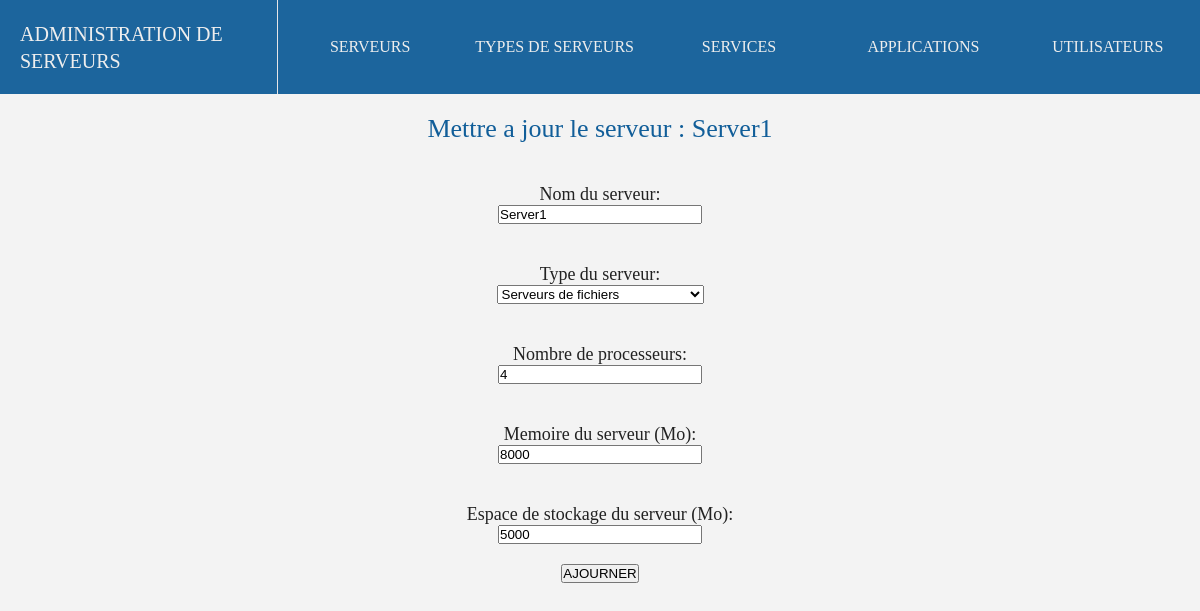
The page /update/serveur/7/ on the database its author committed.
### adminserver/models.py (models this page shows, shortened)
class serveurs(models.Model):
    nom = models.CharField(max_length=100,blank=False)
    type_de_serveur = models.ForeignKey(type_de_serveurs, on_delete=models.CASCADE, null="true")
    processeurs = models.IntegerField(blank=False)
    memoire = models.IntegerField(blank=False)
    stockage = models.IntegerField(blank=False)
    def dico(self):
        return {"nom": self.nom,"type_de_serveur":self.type_de_serveur,"processeurs":self.processeurs,"memoire":self.memoire,"stockage":self.stockage}

### adminserver/views.py (the view)
# urls.py: path('update/serveur/<int:id>/', views.update_serveur),
def update_serveur(request, id):
    url = "serveur"
    title ="Mettre a jour le serveur : " + str(models.serveurs.objects.get(pk=id).nom)
    if request.method == "POST":
        form = serveursForm(request.POST)
        if form.is_valid():
            serveur = models.serveurs.objects.get(id=id)
            stockage = form.cleaned_data.get("stockage")
            memoire = form.cleaned_data.get("memoire")
            if (count_server_storage(serveur, "", "service") <= stockage) and (count_server_memory(serveur, "", "service") <= memoire):
                serveur = form.save(commit=False)
                serveur.id = id
                serveur.save()
                return HttpResponseRedirect("/adminserver/serveurs")
            else:
                return render(request, "update.html", {"form": form, "url": url,"error": "L'espace de stockage sur ce serveur est insufisant!","id":id,"title":title})
        else:
            return render(request, "update.html", {"form": form, "url": url, "title": title,"id":id})
    else:
        serveur = models.serveurs.objects.get(pk=id)
        form = serveursForm(serveur.dico())
        return render(request, "update.html", {"form": form,"id":id,"url":url,"title":title})

### adminserver/forms.py
class serveursForm(ModelForm):
    class Meta:
        model = models.serveurs
        fields = ('nom','type_de_serveur','processeurs','memoire','stockage')
        labels = {
            'nom' : _('Nom du serveur:'),
            'type_de_serveur' : _('Type du serveur:'),
            'processeurs' : _('Nombre de processeurs:'),
            'memoire' : _('Memoire du serveur (Mo):'),
            'stockage' : _('Espace de stockage du serveur (Mo):'),
        }

### adminserver/models.py (called while the page is built)
    def __str__(self):
        return self.type

### adminserver/templates/update.html (shortened to what this page needs)
{% extends "main.html" %}
{% block content %}
<h2> {{title}} </h2>
<form method="post" action="/adminserver/update/{{url}}/{{id}}/" enctype="multipart/form-data">
{{ form.as_ul }}
<input type="submit" value="AJOURNER">
</form>
{% endblock %}

### adminserver/static/main.css (style rules this page uses)
* { padding:0;margin:0; }
body { display:flex;align-items:center;flex-direction:column;min-height:100vh;width:100%;background-color:#F3F3F3; }
h2 { color:#115e99;font-family:Tahoma;padding:20px;font-weight:1; }
form { display:flex;flex-direction:column;align-items:center; }
form > li { list-style:none;display:flex;flex-direction:column;align-items:center;padding:20px; }
form > li > label { color:#222;font-family:tahoma;font-weight:1;font-size:18px; }
form > li > select { min-width:200px; }
form > li > input { min-width:200px; }
h2 { font-size:26px; }

### rows shown on the page
serveurs: nom "Server1", type_de_serveur "Serveurs de fichiers", processeurs "4", memoire "8000", stockage "5000"

### other values the page prints
{{ title }} "Mettre a jour le serveur : Server1"
